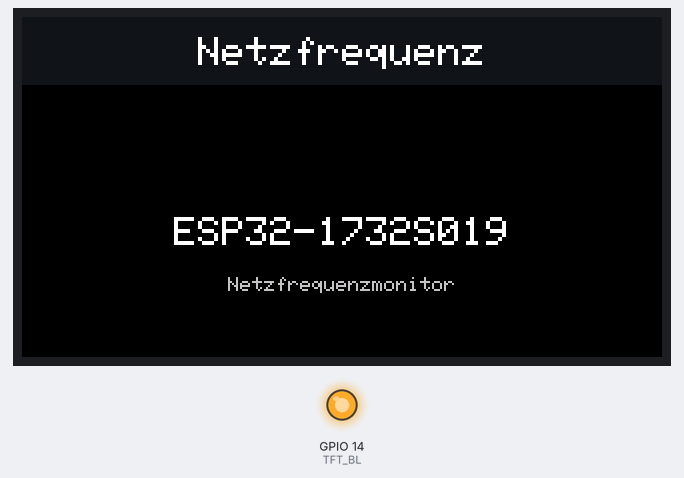
The sketch below on a simulated ESP32. Parts: 320×170 colour display, output pins drawn as LEDs (lit = HIGH). WiFi joins after 1.5 s; servers stay silent unless stated; what the sketch prints to the serial monitor is not drawn.

Above: at 0.5 s.
At 1.6 s:
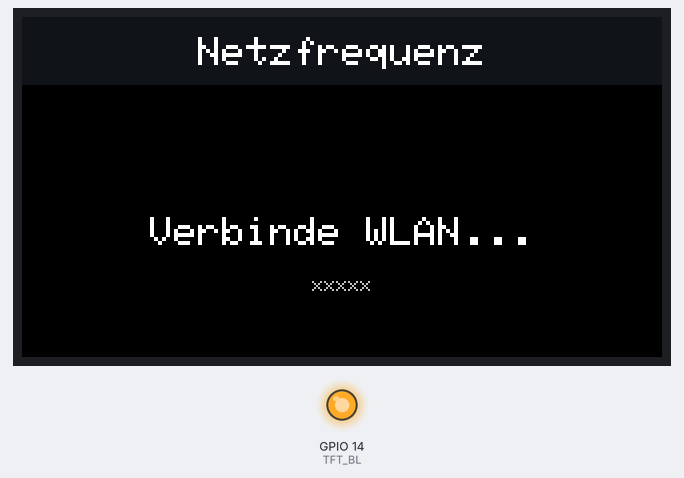
At 3.2 s:
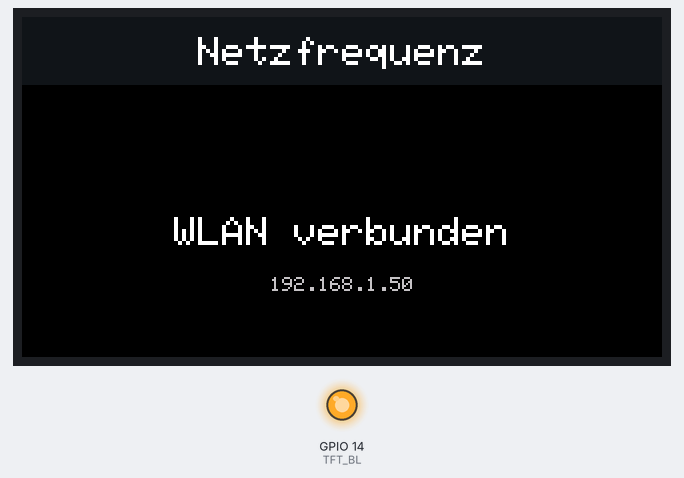
At 4.3 s:
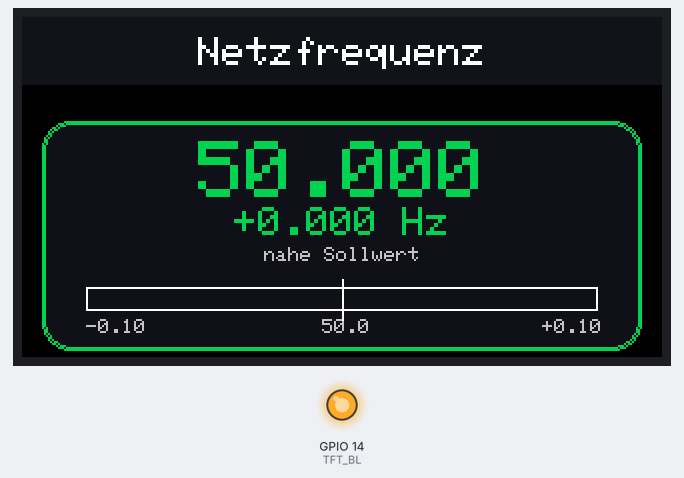

Measured:
- what the display in image 0 shows lasts 1.1 s, from 0.5 s to 1.6 s
- what the display in image 1 shows lasts 1.5 s, from 1.6 s to 3.1 s

The sketch:

Netzfrequenz_Display.ino
```cpp
/*
  ESP32-1732S019
  - verbindet sich mit lokalem WLAN
  - lädt XML von https://dat.netzfrequenzmessung.de:9080/frequenz.xml
  - extrahiert die Netzfrequenz aus <f>...</f>
  - zeigt sie groß auf dem Display an
  - Abfrageintervall per #define einstellbar (Default 5 s)
*/

/*
  ESP32-1732S019
  Netzfrequenzanzeige mit:
  - WLAN
  - XML Abruf
  - große Anzeige
  - Farbwechsel nach Abweichung von 50 Hz
  - einstellbares Updateintervall
*/

#include <WiFi.h>
#include <HTTPClient.h>
#include <WiFiClientSecure.h>
#include <Arduino_GFX_Library.h>

// =====================================================
// Konfiguration
// =====================================================
#define WIFI_SSID           "xxxxx"
#define WIFI_PASSWORD       "xxxxx"

#define FREQUENCY_URL          "https://dat.netzfrequenzmessung.de:9080/frequenz.xml"
#define UPDATE_INTERVAL_MS     5000UL
#define HTTP_TIMEOUT_MS        8000
#define SCREEN_ROTATION        1

#define TARGET_FREQUENCY       50.000f

// Farbschwellen
#define DEV_GREEN_MAX          0.020f
#define DEV_YELLOW_MAX         0.050f

// Display-Helligkeit
#define BACKLIGHT_BRIGHTNESS   255

// =====================================================
// Display-Konfiguration ESP32-1732S019
// =====================================================
#define TFT_BL    14
#define TFT_DC    11
#define TFT_CS    10
#define TFT_SCK   12
#define TFT_MOSI  13
#define TFT_RST   1

Arduino_DataBus *bus = new Arduino_ESP32SPI(
  TFT_DC, TFT_CS, TFT_SCK, TFT_MOSI, GFX_NOT_DEFINED
);

Arduino_GFX *gfx = new Arduino_ST7789(
  bus,
  TFT_RST,
  SCREEN_ROTATION,
  true,
  170, 320,
  35, 0,
  35, 0
);

// =====================================================
// Globale Variablen
// =====================================================
unsigned long lastUpdate = 0;
String lastFrequencyStr = "---.--";
String lastTimestamp = "";
String lastStatus = "Start...";
float lastFrequencyValue = TARGET_FREQUENCY;

// =====================================================
// Hilfsfunktionen
// =====================================================
uint16_t rgb565(uint8_t r, uint8_t g, uint8_t b) {
  return ((r & 0xF8) << 8) | ((g & 0xFC) << 3) | (b >> 3);
}

uint16_t getDeviationColor(float freq) {
  float dev = fabs(freq - TARGET_FREQUENCY);

  if (dev < DEV_GREEN_MAX) {
    return rgb565(0, 210, 80);     // grün
  } else if (dev < DEV_YELLOW_MAX) {
    return rgb565(255, 190, 0);    // gelb
  } else {
    return rgb565(220, 40, 40);    // rot
  }
}

String formatFrequency(float freq) {
  char buf[16];
  snprintf(buf, sizeof(buf), "%.3f", freq);
  return String(buf);
}

String formatDeviation(float freq) {
  char buf[16];
  float dev = freq - TARGET_FREQUENCY;
  snprintf(buf, sizeof(buf), "%+.3f Hz", dev);
  return String(buf);
}

void setBacklight(uint8_t brightness = 255) {
  pinMode(TFT_BL, OUTPUT);
  analogWrite(TFT_BL, brightness);
}

void drawCenteredText(const String &text, int16_t y, uint8_t size, uint16_t color) {
  int16_t x1, y1;
  uint16_t w, h;
  gfx->setTextSize(size);
  gfx->getTextBounds(text, 0, y, &x1, &y1, &w, &h);
  int16_t x = (gfx->width() - w) / 2;
  gfx->setCursor(x, y);
  gfx->setTextColor(color);
  gfx->print(text);
}

String extractXmlTag(const String &xml, const String &tagName) {
  String startTag = "<" + tagName + ">";
  String endTag   = "</" + tagName + ">";

  int startPos = xml.indexOf(startTag);
  if (startPos < 0) return "";

  startPos += startTag.length();
  int endPos = xml.indexOf(endTag, startPos);
  if (endPos < 0) return "";

  String value = xml.substring(startPos, endPos);
  value.trim();
  return value;
}

bool fetchFrequency(float &frequency, String &timestamp, String &statusText) {
  if (WiFi.status() != WL_CONNECTED) {
    statusText = "WLAN getrennt";
    return false;
  }

  WiFiClientSecure client;
  client.setInsecure();

  HTTPClient http;
  http.setTimeout(HTTP_TIMEOUT_MS);

  if (!http.begin(client, FREQUENCY_URL)) {
    statusText = "HTTP begin fehlgeschlagen";
    return false;
  }

  int httpCode = http.GET();
  if (httpCode <= 0) {
    statusText = "HTTP Fehler";
    http.end();
    return false;
  }

  if (httpCode != HTTP_CODE_OK) {
    statusText = "HTTP Status " + String(httpCode);
    http.end();
    return false;
  }

  String payload = http.getString();
  http.end();

  String f = extractXmlTag(payload, "f");
  String z = extractXmlTag(payload, "z");

  if (f.isEmpty()) {
    statusText = "Tag <f> fehlt";
    return false;
  }

  frequency = f.toFloat();
  timestamp = z;
  statusText = "Aktualisiert";
  return true;
}

void drawHeader() {
  gfx->fillRect(0, 0, gfx->width(), 34, rgb565(20, 20, 28));
  drawCenteredText("Netzfrequenz", 10, 2, WHITE);
}

void drawFooter(const String &status, const String &timestamp) {
  int footerY = gfx->height() - 34;
  gfx->fillRect(0, footerY, gfx->width(), 34, rgb565(20, 20, 28));

  gfx->setTextSize(1);
  gfx->setTextColor(LIGHTGREY);
  gfx->setCursor(6, footerY + 6);
  gfx->print(status);

  gfx->setCursor(6, footerY + 18);
  if (timestamp.length() > 0) {
    gfx->print(timestamp);
  } else {
    gfx->print("keine Zeitinfo");
  }
}

void drawBar(float freq, uint16_t color) {
  const int barX = 32;
  //const int barY = 210;
  const int barY = 135;

  const int barW = gfx->width() - (2*barX);
  const int barH = 12;

  gfx->drawRect(barX, barY, barW, barH, WHITE);

  int centerX = barX + barW / 2;
  gfx->drawLine(centerX, barY - 4, centerX, barY + barH + 4, WHITE);

  float dev = freq - TARGET_FREQUENCY;

  // Bereich +-0.100 Hz auf Balkenbreite abbilden
  float normalized = dev / 0.100f;
  if (normalized > 1.0f) normalized = 1.0f;
  if (normalized < -1.0f) normalized = -1.0f;

  int fillX = centerX;
  int delta = (int)((barW / 2 - 2) * normalized);

  if (delta >= 0) {
    gfx->fillRect(fillX, barY + 2, delta, barH - 4, color);
  } else {
    gfx->fillRect(fillX + delta, barY + 2, -delta, barH - 4, color);
  }

  gfx->setTextSize(1);
  gfx->setTextColor(LIGHTGREY);
  gfx->setCursor(barX, barY + 16);
  gfx->print("-0.10");

  gfx->setCursor(centerX - 10, barY + 16);
  gfx->print("50.0");

  gfx->setCursor(barX + barW - 28, barY + 16);
  gfx->print("+0.10");
}

void drawFrequencyScreen(float freq, const String &status, const String &timestamp) {
  uint16_t mainColor = getDeviationColor(freq);
  float devAbs = fabs(freq - TARGET_FREQUENCY);

  gfx->fillScreen(BLACK);

  drawHeader();

  // farbige Fläche für Hauptwert
  int boxX = 10;
  int boxY = 52;
  int boxW = gfx->width() - 20;
  int boxH = 115;

  gfx->fillRoundRect(boxX, boxY, boxW, boxH, 14, rgb565(18, 18, 24));
  gfx->drawRoundRect(boxX, boxY, boxW, boxH, 14, mainColor);
  gfx->drawRoundRect(boxX + 1, boxY + 1, boxW - 2, boxH - 2, 14, mainColor);

  // Frequenz groß
  String freqText = formatFrequency(freq);
  drawCenteredText(freqText, 62, 4, mainColor);
  //drawCenteredText("Hz", 132, 2, WHITE);

  // Abweichung
  String devText = formatDeviation(freq);
  //drawCenteredText(devText, 178, 2, mainColor);
  drawCenteredText(devText, 95, 2, mainColor);

  // Qualitätsinfo
  String stateText;
  if (devAbs < DEV_GREEN_MAX) {
    stateText = "nahe Sollwert";
  } else if (devAbs < DEV_YELLOW_MAX) {
    stateText = "leichte Abweichung";
  } else {
    stateText = "deutliche Abweichung";
  }
  //drawCenteredText(stateText, 198, 1, LIGHTGREY);
  drawCenteredText(stateText, 115, 1, LIGHTGREY);

  drawBar(freq, mainColor);
  //mec drawFooter(status, timestamp);
}

void showStartupScreen(const String &line1, const String &line2 = "") {
  gfx->fillScreen(BLACK);
  drawHeader();
  drawCenteredText(line1, 100, 2, WHITE);
  if (line2.length() > 0) {
    drawCenteredText(line2, 130, 1, LIGHTGREY);
  }
}

void connectWiFi() {
  WiFi.mode(WIFI_STA);
  WiFi.begin(WIFI_SSID, WIFI_PASSWORD);

  showStartupScreen("Verbinde WLAN...", WIFI_SSID);

  uint32_t start = millis();
  while (WiFi.status() != WL_CONNECTED) {
    delay(300);
    if (millis() - start > 20000) {
      showStartupScreen("WLAN Timeout", "Neuer Versuch...");
      WiFi.disconnect();
      delay(1000);
      WiFi.begin(WIFI_SSID, WIFI_PASSWORD);
      start = millis();
    }
  }

  showStartupScreen("WLAN verbunden", WiFi.localIP().toString());
  delay(1000);
}

// =====================================================
// Arduino
// =====================================================
void setup() {
  Serial.begin(115200);
  delay(300);

  gfx->begin();
  setBacklight(BACKLIGHT_BRIGHTNESS);

  showStartupScreen("ESP32-1732S019", "Netzfrequenzmonitor");
  delay(1000);

  connectWiFi();

  drawFrequencyScreen(lastFrequencyValue, "Erste Abfrage...", "");
}

void loop() {
  if (WiFi.status() != WL_CONNECTED) {
    connectWiFi();
  }

  unsigned long now = millis();
  if (lastUpdate == 0 || (now - lastUpdate >= UPDATE_INTERVAL_MS)) {
    lastUpdate = now;

    float frequency;
    String timestamp;
    String statusText;

    if (fetchFrequency(frequency, timestamp, statusText)) {
      lastFrequencyValue = frequency;
      lastFrequencyStr = formatFrequency(frequency);
      lastTimestamp = timestamp;
      lastStatus = statusText;

      Serial.print("Frequenz: ");
      Serial.print(lastFrequencyStr);
      Serial.println(" Hz");
    } else {
      lastStatus = statusText;
      Serial.print("Fehler: ");
      Serial.println(statusText);
    }

    drawFrequencyScreen(lastFrequencyValue, lastStatus, lastTimestamp);
  }

  delay(50);
}
```
